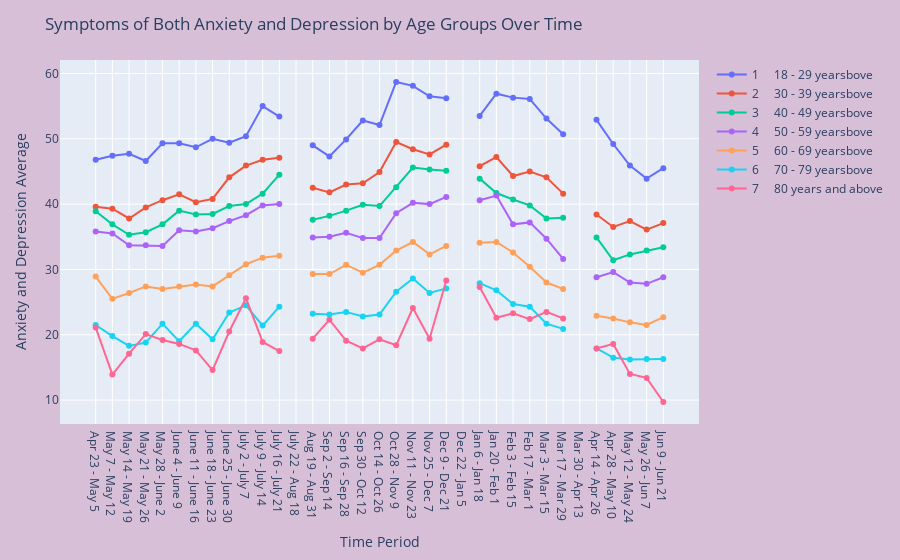

Notebook source saved alongside this figure:
### Code cell
#Anxiety and Depression By Age


fig = go.Figure()
for i in ageBF['Subgroup'].drop_duplicates():
    tempBF = ageBF['Subgroup'] == i                   
    tempdataBF=ageBF[tempBF]                                 #pulled age group name for each iteration in line above
    tempName = str(tempdataBF['Subgroup'])                   #names 790+ characters long so I trimmed them
    tempName = tempName[2:22]                              
    tempName = tempName.strip()                              
    if len(tempName) > 13:                                #because I trimmed this one from the front, I had to add "bove"
        tempName = tempName + "bove"                      #so the final label would be 80 years and above #HARDCODED LOL
    fig.add_trace(go.Scatter(x = tempdataBF['Time Period Label'], y = tempdataBF['Value'],
                            mode = 'lines+markers',
                            name = tempName))
                  
                                                             #create each line 

            
#format the layout of the table
fig.update_layout(title = 'Symptoms of Both Anxiety and Depression by Age Groups Over Time',
                 xaxis_title = 'Time Period',
                 yaxis_title = 'Anxiety and Depression Average', 
                  margin = dict(l = 60, r = 60, t = 60, b = 60), 
                  showlegend = True,
                 paper_bgcolor = "thistle")                
fig.update_yaxes(automargin = True)

#save and display figure
#fig.write_image('national_estimate_age_both.svg')
fig.write_html('national_estimate_age_both.html', full_html=False)
fig.show()

### Figure 1 — Plotly figure (JSON) as saved in the notebook; plotly's stock layout.template omitted (floating-point values rounded to 4 significant figures)
{"data": [{"mode": "lines+markers", "name": "1     18 - 29 yearsbove", "type": "scatter", "x": ["Apr 23 - May 5", "May 7 - May 12", "May 14 - May 19", "May 21 - May 26", "May 28 - June 2", "June 4 - June 9", "June 11 - June 16", "June 18 - June 23", "June 25 - June 30", "July 2 - July 7", "July 9 - July 14", "July 16 - July 21", "July 22 - Aug 18", "Aug 19 - Aug 31", "Sep 2 - Sep 14", "Sep 16 - Sep 28", "Sep 30 - Oct 12", "Oct 14 - Oct 26", "Oct 28 - Nov 9", "Nov 11 - Nov 23", "Nov 25 - Dec 7", "Dec 9 - Dec 21", "Dec 22 - Jan 5", "Jan 6 - Jan 18", "Jan 20 - Feb 1", "Feb 3 - Feb 15", "Feb 17 - Mar 1", "Mar 3 - Mar 15", "Mar 17 - Mar 29", "Mar 30 - Apr 13", "Apr 14 - Apr 26", "Apr 28 - May 10", "May 12 - May 24", "May 26 - Jun 7", "Jun 9 - Jun 21"], "y": [46.8, 47.4, 47.7, 46.6, 49.3, 49.3, 48.7, 50, 49.4, 50.4, 55, 53.4, null, 49, 47.3, 49.9, 52.8, 52.1, 58.7, 58.1, 56.5, 56.2, null, 53.5, 56.9, 56.3, 56.1, 53.1, 50.7, null, 52.9, 49.2, 45.9, 43.9, 45.5]}, {"mode": "lines+markers", "name": "2     30 - 39 yearsbove", "type": "scatter", "x": ["Apr 23 - May 5", "May 7 - May 12", "May 14 - May 19", "May 21 - May 26", "May 28 - June 2", "June 4 - June 9", "June 11 - June 16", "June 18 - June 23", "June 25 - June 30", "July 2 - July 7", "July 9 - July 14", "July 16 - July 21", "July 22 - Aug 18", "Aug 19 - Aug 31", "Sep 2 - Sep 14", "Sep 16 - Sep 28", "Sep 30 - Oct 12", "Oct 14 - Oct 26", "Oct 28 - Nov 9", "Nov 11 - Nov 23", "Nov 25 - Dec 7", "Dec 9 - Dec 21", "Dec 22 - Jan 5", "Jan 6 - Jan 18", "Jan 20 - Feb 1", "Feb 3 - Feb 15", "Feb 17 - Mar 1", "Mar 3 - Mar 15", "Mar 17 - Mar 29", "Mar 30 - Apr 13", "Apr 14 - Apr 26", "Apr 28 - May 10", "May 12 - May 24", "May 26 - Jun 7", "Jun 9 - Jun 21"], "y": [39.6, 39.3, 37.8, 39.5, 40.6, 41.5, 40.3, 40.8, 44.1, 45.9, 46.8, 47.1, null, 42.5, 41.8, 43, 43.2, 44.9, 49.5, 48.4, 47.6, 49.1, null, 45.8, 47.2, 44.3, 45, 44.1, 41.6, null, 38.4, 36.5, 37.4, 36.1, 37.1]}, {"mode": "lines+markers", "name": "3     40 - 49 yearsbove", "type": "scatter", "x": ["Apr 23 - May 5", "May 7 - May 12", "May 14 - May 19", "May 21 - May 26", "May 28 - June 2", "June 4 - June 9", "June 11 - June 16", "June 18 - June 23", "June 25 - June 30", "July 2 - July 7", "July 9 - July 14", "July 16 - July 21", "July 22 - Aug 18", "Aug 19 - Aug 31", "Sep 2 - Sep 14", "Sep 16 - Sep 28", "Sep 30 - Oct 12", "Oct 14 - Oct 26", "Oct 28 - Nov 9", "Nov 11 - Nov 23", "Nov 25 - Dec 7", "Dec 9 - Dec 21", "Dec 22 - Jan 5", "Jan 6 - Jan 18", "Jan 20 - Feb 1", "Feb 3 - Feb 15", "Feb 17 - Mar 1", "Mar 3 - Mar 15", "Mar 17 - Mar 29", "Mar 30 - Apr 13", "Apr 14 - Apr 26", "Apr 28 - May 10", "May 12 - May 24", "May 26 - Jun 7", "Jun 9 - Jun 21"], "y": [38.9, 36.9, 35.3, 35.7, 36.9, 39, 38.4, 38.5, 39.7, 40, 41.6, 44.5, null, 37.6, 38.2, 39, 39.9, 39.7, 42.6, 45.6, 45.3, 45.1, null, 43.9, 41.7, 40.7, 39.8, 37.8, 37.9, null, 34.9, 31.4, 32.3, 32.9, 33.4]}, {"mode": "lines+markers", "name": "4     50 - 59 yearsbove", "type": "scatter", "x": ["Apr 23 - May 5", "May 7 - May 12", "May 14 - May 19", "May 21 - May 26", "May 28 - June 2", "June 4 - June 9", "June 11 - June 16", "June 18 - June 23", "June 25 - June 30", "July 2 - July 7", "July 9 - July 14", "July 16 - July 21", "July 22 - Aug 18", "Aug 19 - Aug 31", "Sep 2 - Sep 14", "Sep 16 - Sep 28", "Sep 30 - Oct 12", "Oct 14 - Oct 26", "Oct 28 - Nov 9", "Nov 11 - Nov 23", "Nov 25 - Dec 7", "Dec 9 - Dec 21", "Dec 22 - Jan 5", "Jan 6 - Jan 18", "Jan 20 - Feb 1", "Feb 3 - Feb 15", "Feb 17 - Mar 1", "Mar 3 - Mar 15", "Mar 17 - Mar 29", "Mar 30 - Apr 13", "Apr 14 - Apr 26", "Apr 28 - May 10", "May 12 - May 24", "May 26 - Jun 7", "Jun 9 - Jun 21"], "y": [35.8, 35.5, 33.7, 33.7, 33.6, 36, 35.8, 36.3, 37.4, 38.3, 39.8, 40, null, 34.9, 35, 35.6, 34.8, 34.8, 38.6, 40.2, 40, 41.1, null, 40.6, 41.3, 36.9, 37.2, 34.7, 31.6, null, 28.8, 29.6, 28, 27.8, 28.8]}, {"mode": "lines+markers", "name": "5     60 - 69 yearsbove", "type": "scatter", "x": ["Apr 23 - May 5", "May 7 - May 12", "May 14 - May 19", "May 21 - May 26", "May 28 - June 2", "June 4 - June 9", "June 11 - June 16", "June 18 - June 23", "June 25 - June 30", "July 2 - July 7", "July 9 - July 14", "July 16 - July 21", "July 22 - Aug 18", "Aug 19 - Aug 31", "Sep 2 - Sep 14", "Sep 16 - Sep 28", "Sep 30 - Oct 12", "Oct 14 - Oct 26", "Oct 28 - Nov 9", "Nov 11 - Nov 23", "Nov 25 - Dec 7", "Dec 9 - Dec 21", "Dec 22 - Jan 5", "Jan 6 - Jan 18", "Jan 20 - Feb 1", "Feb 3 - Feb 15", "Feb 17 - Mar 1", "Mar 3 - Mar 15", "Mar 17 - Mar 29", "Mar 30 - Apr 13", "Apr 14 - Apr 26", "Apr 28 - May 10", "May 12 - May 24", "May 26 - Jun 7", "Jun 9 - Jun 21"], "y": [28.9, 25.5, 26.4, 27.4, 27, 27.4, 27.7, 27.4, 29.1, 30.8, 31.8, 32.1, null, 29.3, 29.3, 30.7, 29.5, 30.7, 32.9, 34.2, 32.3, 33.6, null, 34.1, 34.2, 32.6, 30.4, 28, 27, null, 22.9, 22.5, 21.9, 21.5, 22.7]}, {"mode": "lines+markers", "name": "6     70 - 79 yearsbove", "type": "scatter", "x": ["Apr 23 - May 5", "May 7 - May 12", "May 14 - May 19", "May 21 - May 26", "May 28 - June 2", "June 4 - June 9", "June 11 - June 16", "June 18 - June 23", "June 25 - June 30", "July 2 - July 7", "July 9 - July 14", "July 16 - July 21", "July 22 - Aug 18", "Aug 19 - Aug 31", "Sep 2 - Sep 14", "Sep 16 - Sep 28", "Sep 30 - Oct 12", "Oct 14 - Oct 26", "Oct 28 - Nov 9", "Nov 11 - Nov 23", "Nov 25 - Dec 7", "Dec 9 - Dec 21", "Dec 22 - Jan 5", "Jan 6 - Jan 18", "Jan 20 - Feb 1", "Feb 3 - Feb 15", "Feb 17 - Mar 1", "Mar 3 - Mar 15", "Mar 17 - Mar 29", "Mar 30 - Apr 13", "Apr 14 - Apr 26", "Apr 28 - May 10", "May 12 - May 24", "May 26 - Jun 7", "Jun 9 - Jun 21"], "y": [21.5, 19.8, 18.3, 18.8, 21.7, 19, 21.7, 19.3, 23.4, 24.5, 21.4, 24.3, null, 23.2, 23.1, 23.5, 22.8, 23.1, 26.6, 28.6, 26.4, 27.1, null, 27.9, 26.8, 24.7, 24.3, 21.7, 20.9, null, 17.9, 16.5, 16.2, 16.3, 16.3]}, {"mode": "lines+markers", "name": "7     80 years and above", "type": "scatter", "x": ["Apr 23 - May 5", "May 7 - May 12", "May 14 - May 19", "May 21 - May 26", "May 28 - June 2", "June 4 - June 9", "June 11 - June 16", "June 18 - June 23", "June 25 - June 30", "July 2 - July 7", "July 9 - July 14", "July 16 - July 21", "July 22 - Aug 18", "Aug 19 - Aug 31", "Sep 2 - Sep 14", "Sep 16 - Sep 28", "Sep 30 - Oct 12", "Oct 14 - Oct 26", "Oct 28 - Nov 9", "Nov 11 - Nov 23", "Nov 25 - Dec 7", "Dec 9 - Dec 21", "Dec 22 - Jan 5", "Jan 6 - Jan 18", "Jan 20 - Feb 1", "Feb 3 - Feb 15", "Feb 17 - Mar 1", "Mar 3 - Mar 15", "Mar 17 - Mar 29", "Mar 30 - Apr 13", "Apr 14 - Apr 26", "Apr 28 - May 10", "May 12 - May 24", "May 26 - Jun 7", "Jun 9 - Jun 21"], "y": [21.1, 13.9, 17.1, 20.1, 19.2, 18.6, 17.6, 14.6, 20.5, 25.6, 18.9, 17.5, null, 19.4, 22.3, 19.1, 17.9, 19.3, 18.4, 24.1, 19.4, 28.3, null, 27.3, 22.6, 23.3, 22.4, 23.5, 22.5, null, 17.9, 18.6, 14, 13.4, 9.7]}], "layout": {"autosize": true, "margin": {"b": 60, "l": 60, "r": 60, "t": 60}, "paper_bgcolor": "thistle", "showlegend": true, "title": {"text": "Symptoms of Both Anxiety and Depression by Age Groups Over Time"}, "xaxis": {"autorange": true, "range": [-2.189, 36.19], "title": {"text": "Time Period"}, "type": "category"}, "yaxis": {"automargin": true, "autorange": true, "range": [5.99, 62.41], "title": {"text": "Anxiety and Depression Average"}, "type": "linear"}}}
